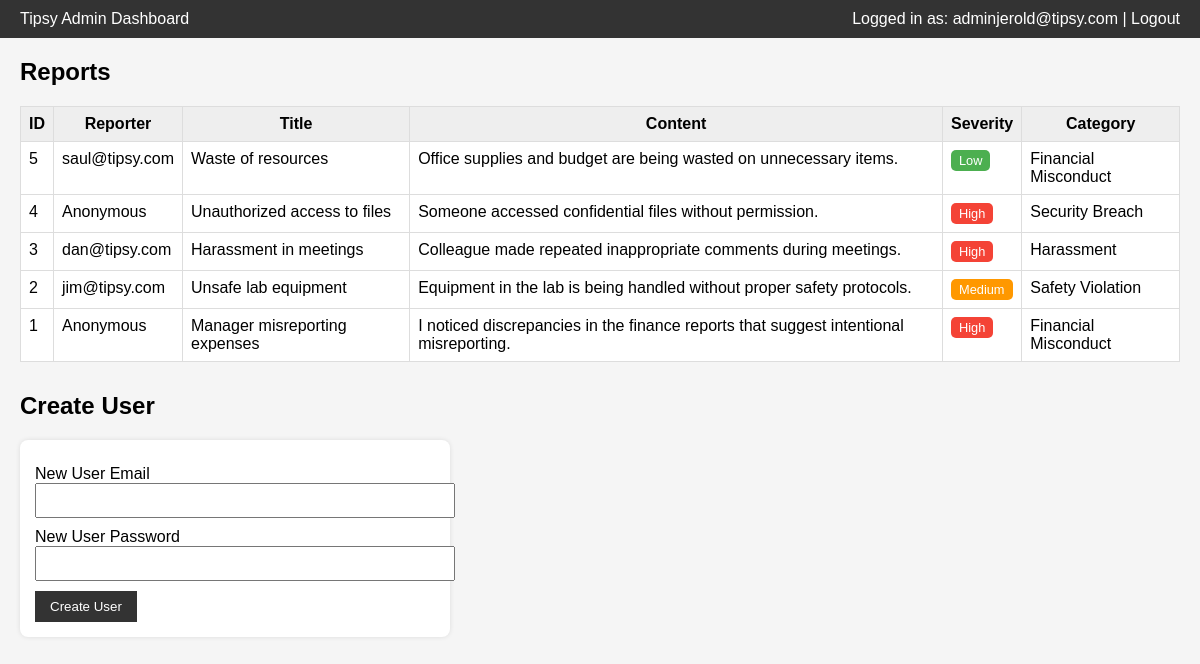
/Hackathon2/admin_dashboard.php (signed in), run on the app's committed database.
### tables this page shows
CREATE TABLE report (
    report_id INT AUTO_INCREMENT PRIMARY KEY,
    user_id INT,                       
    title VARCHAR(255) NOT NULL,
    content TEXT NOT NULL,
    severity ENUM('Low','Medium','High') NOT NULL,              
    category VARCHAR(50),              
    FOREIGN KEY (user_id) REFERENCES user(user_id) ON DELETE SET NULL
);

CREATE TABLE user (
    user_id INT AUTO_INCREMENT PRIMARY KEY,
    user_email VARCHAR(100) NOT NULL UNIQUE,
    user_pass VARCHAR(255) NOT NULL    
);

### Hackathon2/admin_dashboard.php (the view, shortened to what this page needs)
<?php
require 'db.php';
$sql = "
    SELECT r.report_id, r.title, r.content, r.severity, r.category,
           r.user_id, u.user_email
    FROM report r
    LEFT JOIN user u ON r.user_id = u.user_id
    ORDER BY r.report_id DESC
";
$result = $conn->query($sql);
?>
<!DOCTYPE html>
<html>
<head>
</head>
<body>
<div class="topbar">
    <div>Tipsy Admin Dashboard</div>
    <div>
        Logged in as: <?= htmlspecialchars($_SESSION['admin_email']) ?> |
        <a href="logout.php" class="logout">Logout</a>
    </div>
</div>
<div class="container">
    <h2>Reports</h2>
    <table>
        <tr>
            <th>ID</th>
            <th>Reporter</th>
            <th>Title</th>
            <th>Content</th>
            <th>Severity</th>
            <th>Category</th>
        </tr>
        <?php while ($row = $result->fetch_assoc()): ?>
            <?php
                $sev = strtolower($row['severity'] ?? '');
                $sev_class = $sev === 'high' ? 'high' : ($sev === 'medium' ? 'medium' : 'low');
            ?>
            <tr>
                <td><?= $row['report_id'] ?></td>
                <td><?= $row['user_id'] ? htmlspecialchars($row['user_email']) : 'Anonymous' ?></td>
                <td><?= htmlspecialchars($row['title']) ?></td>
                <td><?= nl2br(htmlspecialchars($row['content'])) ?></td>
                <td>
                    <?php if ($row['severity']): ?>
                        <span class="badge <?= $sev_class ?>"><?= htmlspecialchars($row['severity']) ?></span>
                    <?php else: ?>
                        <span>-</span>
                    <?php endif; ?>
                </td>
                <td><?= htmlspecialchars($row['category'] ?? '-') ?></td>
            </tr>
        <?php endwhile; ?>
    </table>
    <h2>Create User</h2>
    <div class="panel">
        <form method="post" action="admin_dashboard.php">
            <label>New User Email</label>
            <input type="email" name="new_email" required>
            <label>New User Password</label>
            <input type="password" name="new_password" required>
            <button type="submit" name="create_user">Create User</button>
        </form>
    </div>
</div>
</body>
</html>

### Hackathon2/admin_dashboard.php (style rules this page uses)
body { font-family: Arial, sans-serif; background: #f5f5f5; margin: 0; }
.topbar { background: #333; color: white; padding: 10px 20px; display: flex; justify-content: space-between; }
.container { padding: 20px; }
h2 { margin-top: 0; }
table { border-collapse: collapse; width: 100%; background: #fff; margin-bottom: 30px; }
th, td { border: 1px solid #ddd; padding: 8px; vertical-align: top; }
th { background: #eee; }
.badge { display: inline-block; padding: 3px 8px; border-radius: 5px; font-size: 0.8em; color: #fff; }
.low { background: #4caf50; }
.medium { background: #ff9800; }
.high { background: #f44336; }
.panel { background: #fff; padding: 15px; border-radius: 8px; box-shadow: 0 0 5px rgba(0,0,0,0.10); max-width: 400px; }
label { display:block; margin-top:10px; }
input[type="email"], input[type="password"] { width: 100%; padding: 8px; }
button { margin-top: 10px; padding: 8px 15px; border: none; background: #333; color: white; cursor: pointer; }
a.logout { color: #fff; text-decoration: none; }

### data on the page
report: report_id "5", user.user_email "saul@tipsy.com", title "Waste of resources", content "Office supplies and budget are being wasted on unnecessary items.", severity "Low", category "Financial Misconduct"
report: report_id "4", shows "Anonymous", title "Unauthorized access to files", content "Someone accessed confidential files without permission.", severity "High", category "Security Breach"
report: report_id "3", user.user_email "dan@tipsy.com", title "Harassment in meetings", content "Colleague made repeated inappropriate comments during meetings.", severity "High", category "Harassment"
report: report_id "2", user.user_email "jim@tipsy.com", title "Unsafe lab equipment", content "Equipment in the lab is being handled without proper safety protocols.", severity "Medium", category "Safety Violation"
report: report_id "1", shows "Anonymous", title "Manager misreporting expenses", content "I noticed discrepancies in the finance reports that suggest intentional misreporting.", severity "High", category "Financial Misconduct"

### other printed values
$_SESSION['admin_email'] "adminjerold@tipsy.com"
